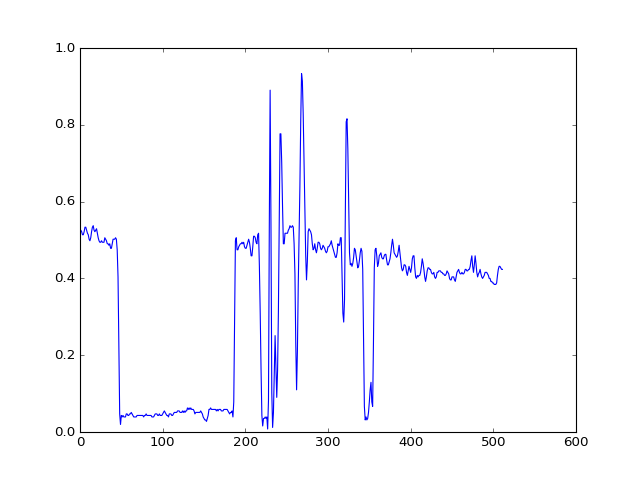

Write the Python code that produced this figure.
#- A plot of the pixel position in x and the pixel value in y, for an image line.
plt.plot(pixel_array.T[380])
# [...]
